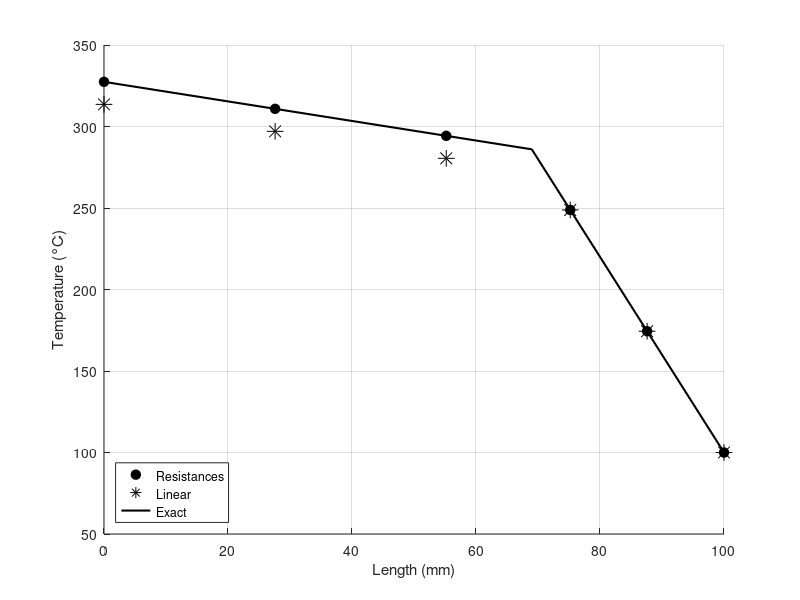

Write the MATLAB code that produced this figure.
%% Parameters and Constants

ki = [10, 1];                   % Thermal Conductivities - W/(m*K)
Li = [0.069, 0.031];            % Lenghts - m
Ni = [3, 3];                    % Number of volumes
h   = 100;                      % Convective coefficient - W/(m^2 * K)
T_inf = 40;                     % Fluid temperature - �C
q_presc = 6000;                 % Prescribed heat flux - W/m^2
Area = 1;                       % Surface area - m^2
exact = [327.4, 100];           % Exact solution values

%% Data initialization

N  = sum(Ni);                        % Total volume numbers
dx = repelem(Li ./ (Ni - 0.5), Ni);  % Width of each volume
k  = repelem(ki, Ni);                % k of each point
b1 = q_presc;                        % boundary condition at the start
bn = h * Area * T_inf;               % boundary condition at the end
b = [b1; zeros(N-2, 1); bn];         % boundary conditions array

%% Discretization

% Interface conductivity by thermal resistance method
fe = dx(2:N) ./ (dx(1:N-1) + dx(2:N));
fw = dx(1:N-1) ./ (dx(1:N-1) + dx(2:N));
ke = 1 ./ ((1 - fe) ./ k(1:N-1) + fe ./ k(2:N));
kw = 1 ./ ((1 - fw) ./ k(2:N) + fw ./ k(1:N-1));
dx_PE = 0.5 .* (dx(1:N-1) + dx(2:N));
dx_PW = 0.5 .* (dx(1:N-1) + dx(2:N));
ae = ke .* Area ./ dx_PE;
aw = kw .* Area ./ dx_PW;
ap = [ae, h*Area] + [0, aw];
A = diag(-ae, 1) + diag(ap) + diag(-aw, -1);

% Interface conductivity by linear interpolation
ke_lin = fe .* k(1:N-1) + (1 - fe) .* k(2:N);
kw_lin = fw .* k(2:N) + (1 - fw) .* k(1:N-1);
ae_lin = ke_lin .* Area ./ dx_PE;
aw_lin = kw_lin .* Area ./ dx_PW;
ap_lin = [ae_lin, h*Area] + [0, aw_lin];
A_lin = diag(-ae_lin, 1) + diag(ap_lin) + diag(-aw_lin, -1);

% Solve linear system of equations
T = A \ b;
T_lin = A_lin \ b;
erro = [T(1), T(N); T_lin(1), T_lin(N)] - exact;

%% Plot temperature profile

% Coordinates in mm
x = cumsum([0, dx_PE]) .* 1000;

figure(); hold on; grid on;
plot(x, T, 'ko', 'MarkerSize', 7, 'MarkerFaceColor', 'black')
plot(x, T_lin, 'k*', 'MarkerSize', 12, 'MarkerFaceColor', 'black')
plot([0, 69, 100], [327.4, 286, 100], '-k', 'LineWidth', 1.5)
xlabel('Length (mm)')
ylabel('Temperature (°C)')
legend('Resistances', 'Linear', 'Exact', 'Location', 'southwest');
